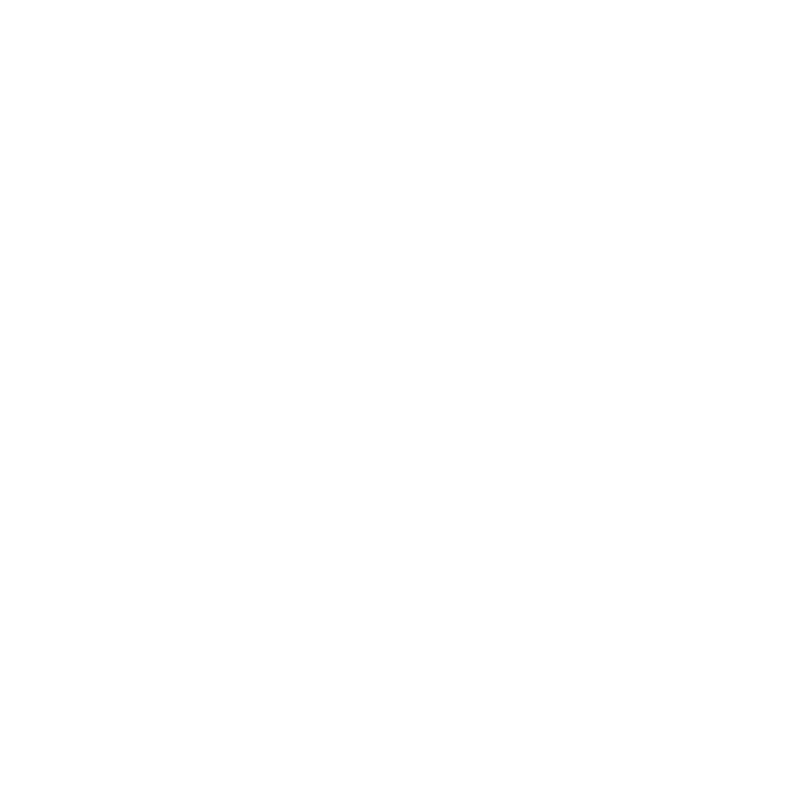
Frame 1 (no input)
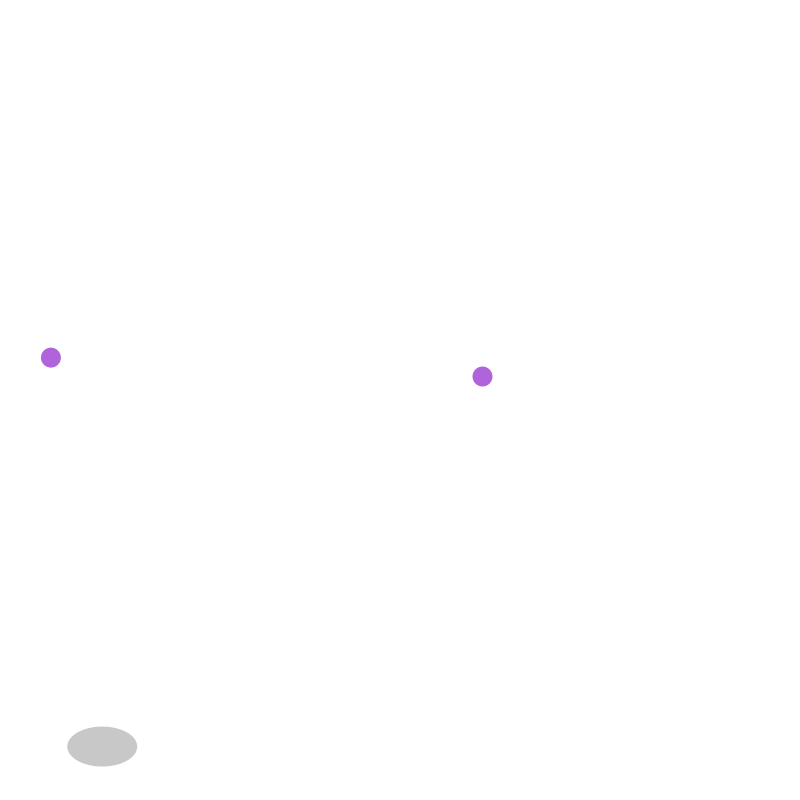
Frame 60 (the mouse pressed at the canvas centre just before this capture)
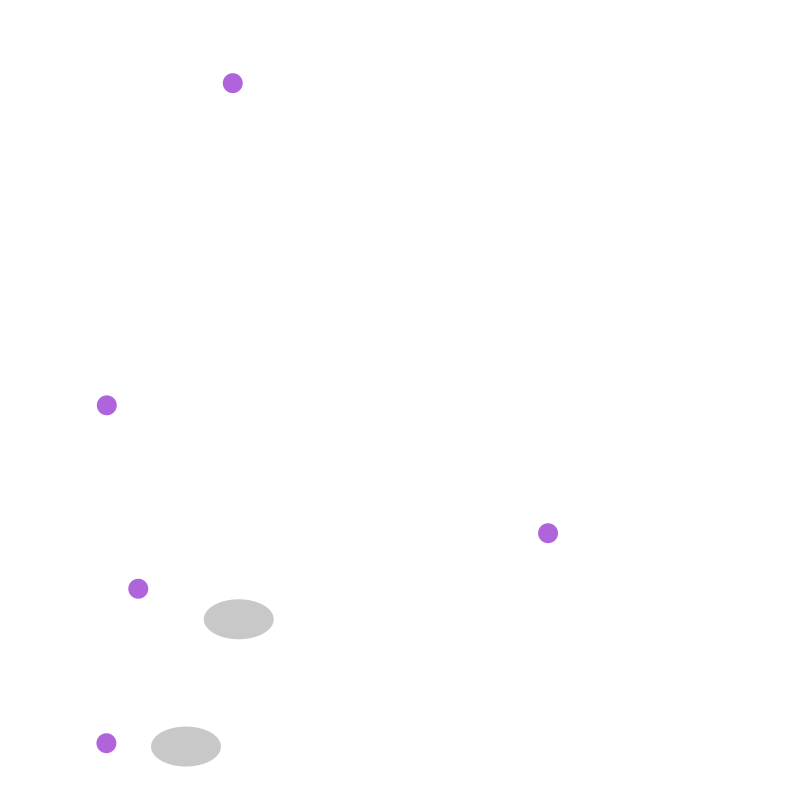
Frame 120 (the mouse held since frame 60 and released just before this capture)

The Processing sketch that drew these frames (run headless with seeded random() and noise(); from frame 60 on, the mouse is pressed at the canvas centre):

// Processing sketch: week3_quiz
// ── week3_quiz.pde
Rain drop;
Cloud clcl;

ArrayList <Rain> rainDrops;
ArrayList <Cloud> clouds;

void setup(){
  size(800,800);
  drop = new Rain();
  rainDrops = new ArrayList <Rain>();
  clcl = new Cloud();
  clouds = new ArrayList <Cloud>();
}

void draw(){
  background(255);
  
  for (int i=0; i<rainDrops.size(); i++){
    Rain r = rainDrops.get(i);
    r.move();
    r.generate();
    r.display();
  }
  if(frameCount % 20 == 0){
    rainDrops.add(new Rain());
  }
  
  for (int j=0; j<clouds.size(); j++){
    Cloud c = clouds.get(j);
    c.move();
    c.presence();
    c.display();
  }
  if(frameCount % 50 == 0){
    clouds.add(new Cloud());
  }
}

// ── Cloud.pde
class Cloud {
  PVector pos;
  PVector vel;
  PVector accel;
  int size = 20;

  Cloud() {
    pos = new PVector(random(size/2, width-size/2), random(size/2, height-size/2));
    vel = new PVector(random(1, 2), 0);  
    accel = new PVector(0, .8);
  }

  void move() {
    pos.add(vel);
    accel.add(accel);
  }

  void presence() {
    if (pos.x > height-size/2 || pos.x < size/2) {
     vel.x = -vel.x;
    }
  }
  
  void display() {
    fill(200);
    noStroke();
    ellipse(pos.x, pos.y, size, size);
    ellipse(pos.x-2, pos.y-2, size+50, size+20);
    ellipse(pos.x+2, pos.y+2, size, size);
  }
}

// ── Rain.pde
class Rain{
  PVector pos;
  PVector vel;
  PVector accel;
  int size = 20;
  
  Rain(){
    pos = new PVector(random(size/2,width-size/2),random(size/2,height-size/2));
    vel = new PVector(random(1,2),random(2,5));  
    accel = new PVector(0,.8);
  }

  void move(){
    pos.add(vel);
    accel.add(accel);
  }
    
  void generate(){
    if(pos.y > height-size/2){
      pos.y = 0;
    }
  }
    
  void display(){
    fill(175, 100, 220);
    ellipse(pos.x, pos.y, size, size);
  }
}
